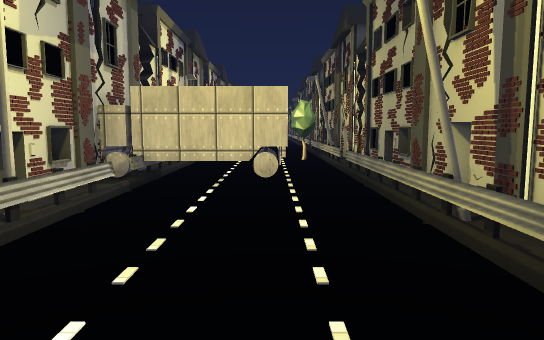
View 1 (above)

18 first-person views from a walk through a 3-D level made in the Unity game engine. The camera is 1.5 m above the floor, tilts 6° down and sees 70° across. The floor is counted in squares, 1 m on a side. Each view is taken from the middle of a square. On the plan, view 1 faces up. The plan holds only what a view shows up to about 17 squares ahead; the rest is blank. The place goes on beyond the plan. The player is left out. Some surface patterns are stand-ins.

View 2
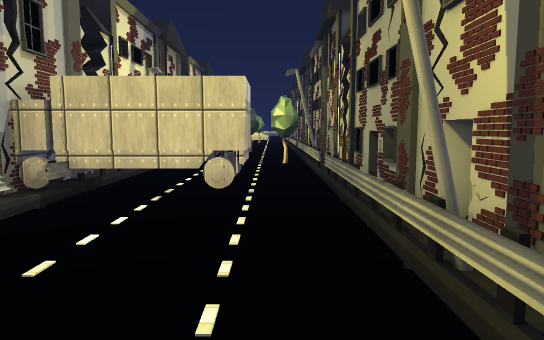

View 3
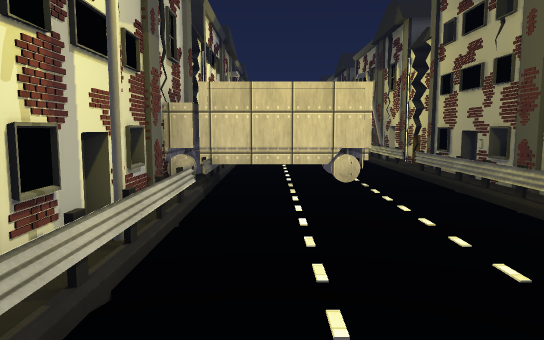

View 4
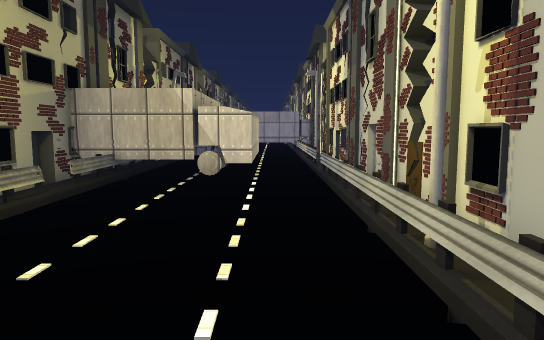

View 5
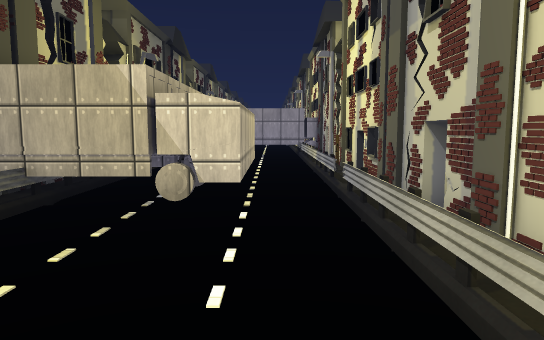

View 6
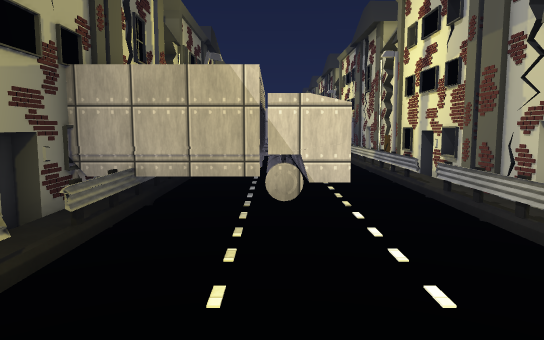

View 7
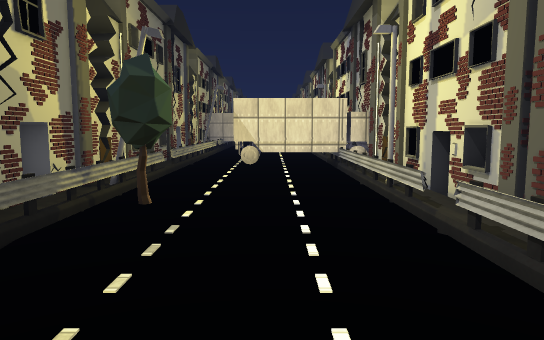

View 8
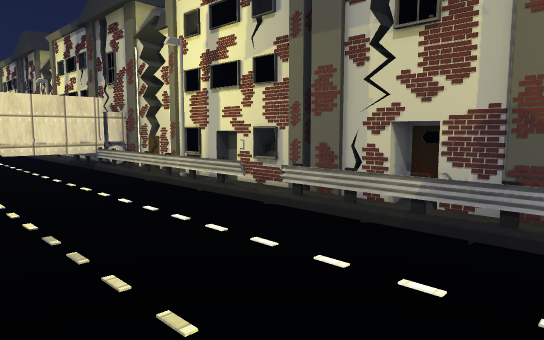

View 9
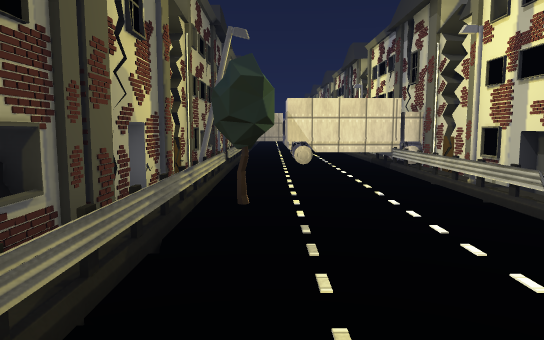

View 10
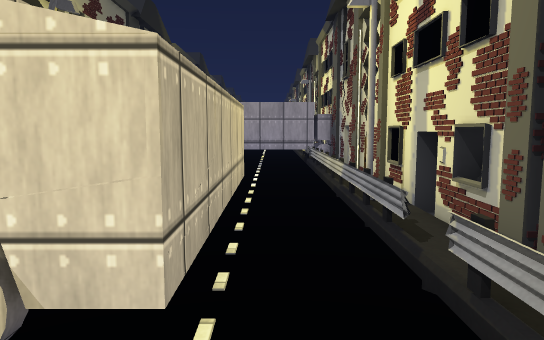

View 11
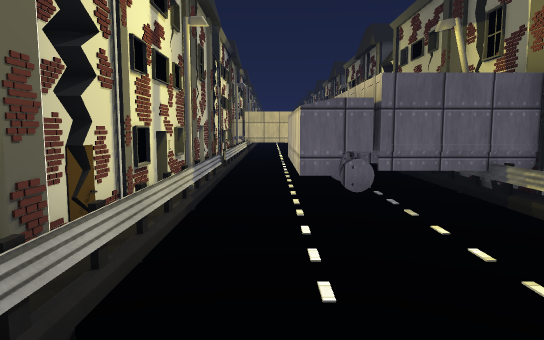

View 12
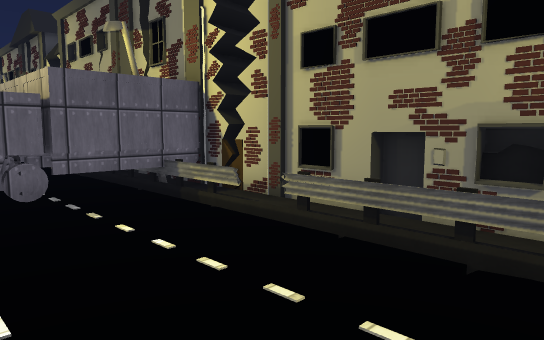

View 13
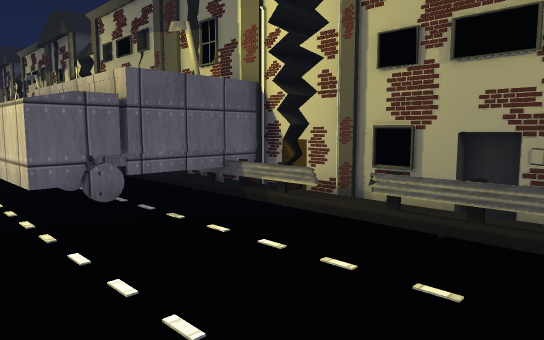

View 14
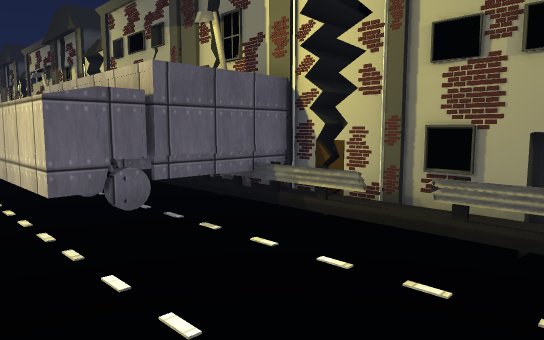

View 15
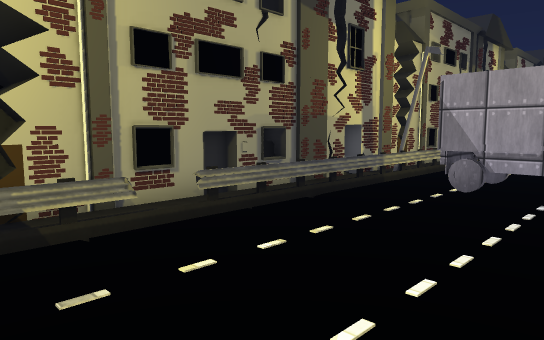

View 16
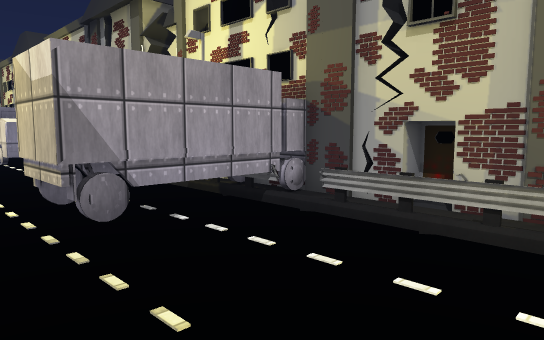

View 17
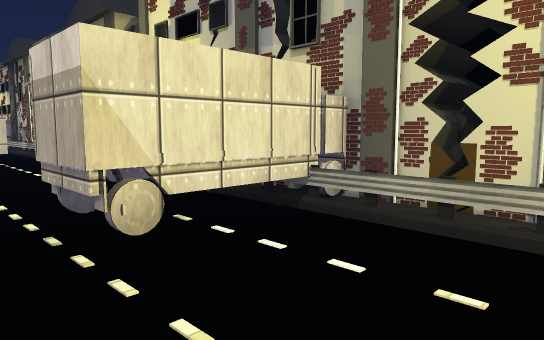

View 18
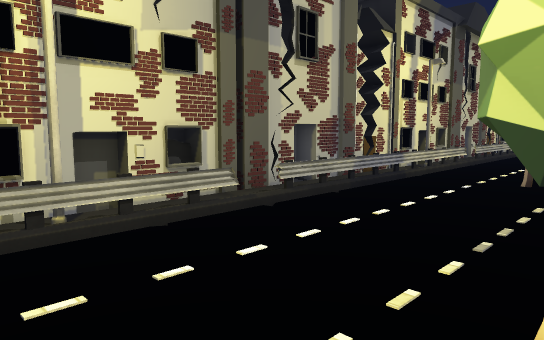

### Floor plan
Key: @ floor where view 1 was taken; # wall or solid block; . main floor; : floor 0.25 m higher than the main floor; = window, fence, low wall or low ledge; T truck; L lantern; O other object.
Columns run from 6 left of view 1 to 5 right of it. Each row starts with its distance up from view 1.
 27  #=  . ..
 26  ## ..
 25  #= .... =
 24 ##= .... =#
 23  #= .... =#
 22  ## ....==#
 21 ##: .... ##
 20 ##= ...O =#
 19  #= ...OO=#
 18  #L..... L#
 17  #= ..  .##
 16  #= ..  .=#
 15  #= .... =#
 14  #= .... =#
 13  ## .... =#
 12  TTTTTT. =#
 11  TTTTTT. =#
 10  ## . ..=##
  9  ## .... =#
  8  #= .... =#
  7  #= .... =#
  6  #L .... L#
  5  #= .... =#
  4  #= .... =#
  3  #= .... =#
  2  #= .... =#
  1  ## .... =#
  0  #= ..@. =#
 -1  #= .TTTTT#
 -2  ## .TT  TT
 -3  #: .TTT T
 -4  #= .TT  T
 -5  #= .TTT T
 -6  #L .TT  LT
 -7  #=..TTTTT#
 -8  #= .... =#
 -9  #= .... =#
-10  #= .....:#
-11  ## .... =#
-12  #= .... =#
-13 ##=..... =##
-14  #=.....==##
-15  ## .... ##
-16  #TTTTT. =#

Where each view was taken, in squares from view 1:
view 1: 0 up, 0 right, facing up
view 2: 2 up, 1 right, facing up
view 3: 1 up, 2 left, facing up
view 4: 10 up, 2 left, facing down
view 5: 6 up, 2 left, facing down
view 6: 6 up, 0 right, facing down
view 7: 27 up, 1 left, facing down
view 8: 27 up, 2 right, facing down-left
view 9: 27 up, 1 right, facing down
view 10: 1 up, 2 left, facing down
view 11: 15 down, 2 left, facing up
view 12: 15 down, 2 left, facing up-right
view 13: 14 down, 3 left, facing up-right
view 14: 13 down, 3 left, facing up-right
view 15: 7 down, 3 left, facing down-right
view 16: 10 down, 2 right, facing down-left
view 17: 17 up, 2 right, facing down-left
view 18: 16 up, 2 right, facing up-left
